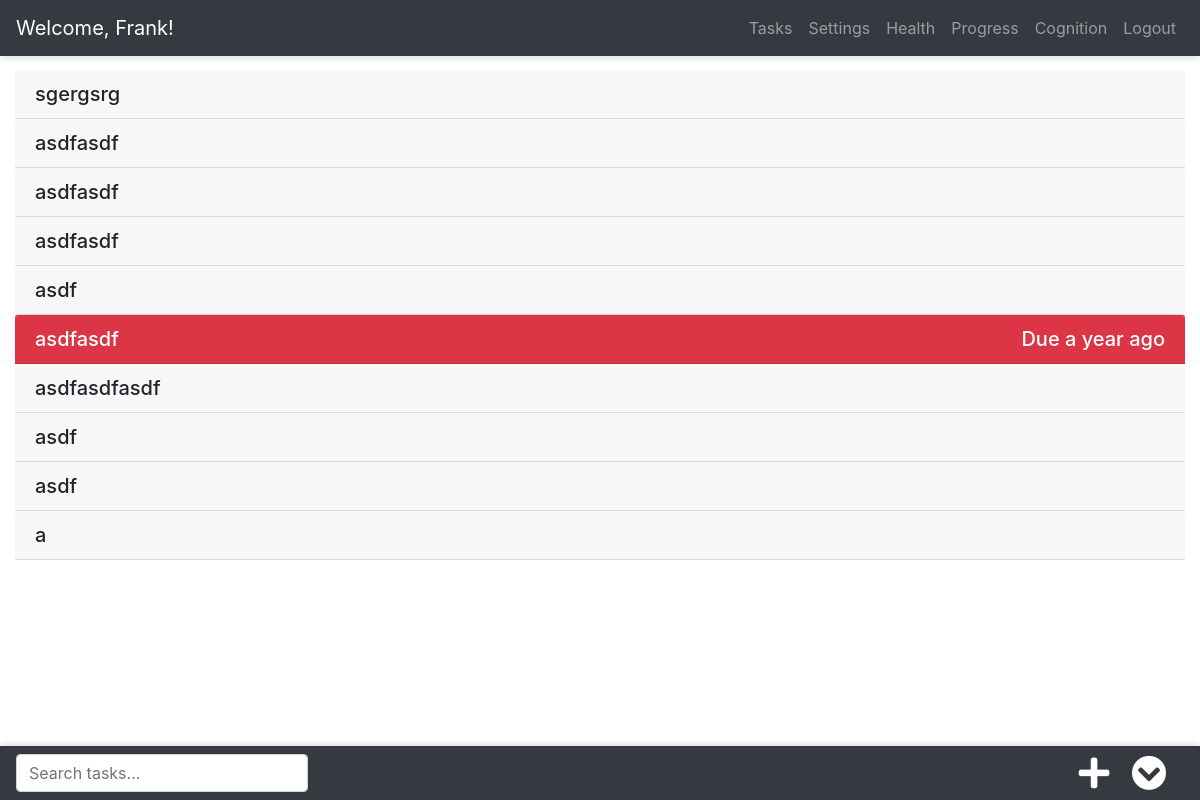
The page /tasks (signed in) on the database its author committed.
### app/models.py (models this page shows, shortened)
class User(UserMixin, db.Model):
    id = db.Column(db.Integer, primary_key=True)
    username = db.Column(db.String(64), index=True, unique=True)
    email = db.Column(db.String(120), index=True, unique=True)
    password_hash = db.Column(db.String(128))
    tasks = db.relationship('Task', backref='author', lazy='dynamic')
    weights = db.relationship('Weight', backref='author', lazy='dynamic')
    tests = db.relationship('Test', backref='author', lazy='dynamic')
    current_task_id = db.Column(db.Integer)

class Task(db.Model):
    id = db.Column(db.Integer, primary_key=True)
    title = db.Column(db.String(140))
    notes = db.Column(db.String(5000))
    timestamp = db.Column(db.DateTime, index=True, default=datetime.now)
    complete = db.Column(db.Boolean, default=False)
    last_updated = db.Column(db.DateTime, default=datetime.now)
    deadline = db.Column(db.DateTime)
    user_id = db.Column(db.Integer, db.ForeignKey('user.id'))
    start_time = db.Column(db.DateTime)
    end_time = db.Column(db.DateTime)
    location = db.Column(db.String(140))
    isEvent = db.Column(db.Boolean, default=False)
    stashed = db.Column(db.Boolean, default=False)

### app/routes.py (the view, shortened to what this page needs)
@app.route("/tasks", methods=['GET', 'POST'])
@login_required
def tasks():
    tasks = current_user.tasks.filter_by(stashed=False).order_by(Task.timestamp.desc()).all()
    stashed_tasks = current_user.tasks.filter_by(stashed=True).order_by(Task.timestamp.desc()).all()
    now = datetime.now()
    form = TaskForm()
    return render_template('tasks.html', now=now, tasks=tasks, stashed_tasks=stashed_tasks, form=form, action="Create")

### app/auth/forms.py
class TaskForm(FlaskForm):
    title = StringField('Title', validators=[DataRequired(), Length(max=140)])
    notes = TextAreaField('Notes')
    location = StringField('Location')
    deadline = DateTimeField('Deadline', format="%m/%d/%Y %I:%M %p", validators=[Optional()])
    start_time = DateTimeField('Start Time', format="%m/%d/%Y %I:%M %p", validators=[Optional()])
    end_time = DateTimeField('End Time', format="%m/%d/%Y %I:%M %p", validators=[Optional()])
    submit = SubmitField('Submit')

### app/models.py (called while the page is built)
@login.user_loader
def load_user(user_id):
    return User.query.get(user_id)

### app/templates/tasks.html (shortened to what this page needs)
{% extends "base.html" %}
{% block app_content %}
<div class="row">
	<div class="col">
		<div id="accordion" class="searchable">
			{% for task in tasks %}
			{% include '_task.html' %}
			{% endfor %}
		</div>
	</div>
</div>
<div class="row" style="padding-top:40px;">
	<div class="col" id="scrollToLocation">
	</div>
</div>
{% endblock %}
{% block bottom_nav %}
<nav class="navbar header-bottom fixed-bottom navbar-expand navbar-dark bg-dark">
	<input id="filterinput" class="filterform form-control w-25" type="text"/ placeholder="Search tasks...">
	<div class="collapse navbar-collapse" id="bottom-bar">
		<ul class="navbar-nav ml-auto" id="bottomnav">
			<li>
				<a class="fas fa-plus deco-none" style="color:white;" href="{{ url_for('new_task') }}"></a>
			</li>
			<li>
				<a class="fas fa-chevron-circle-down" style="color:white;" data-toggle="collapse" data-target="#stashed_accordion" aria-controls="stashed_accordion" aria-expanded="false" aria-label="Toggle stashed" id="view_stashed"></a>
			</li>
		</ul>
	</div>
</nav>
{% endblock %}

### app/templates/base.html (shortened to what this page needs)
<!DOCTYPE html>
<html lang="en">
<head>
	{% block head %}
	<link href="https://stackpath.bootstrapcdn.com/bootstrap/4.1.3/css/bootstrap.min.css" rel="stylesheet">
	<link href="https://cdnjs.cloudflare.com/ajax/libs/bootstrap-datetimepicker/4.17.47/css/bootstrap-datetimepicker.css" rel="stylesheet"/>
	<link rel="stylesheet" href="https://use.fontawesome.com/releases/v5.2.0/css/all.css">
	<link href="{{ url_for('static', filename='css/base_navbar.css') }}" rel="stylesheet"/>
	<link href="{{ url_for('static', filename='css/alert.css') }}" rel="stylesheet"/>
	<link href="{{ url_for('static', filename='css/custom.css') }}" rel="stylesheet"/>
	{% endblock %}
</head>
<body>
	<div id="wrapper" class="animate">
		{% block navbar %}
		<nav class="navbar header-top fixed-top navbar-expand-lg navbar-dark bg-dark " id="top-nav">
			<a class="navbar-brand" href="{{ url_for('index') }}">{% if current_user.is_anonymous %}<img class="logo" src="{{ url_for('static', filename='img/logo_invert.png')}}"/>{% else %}Welcome, {{ current_user.username }}!{% endif %}</a>
			<div class="collapse navbar-collapse" id="navbarText">
				<ul class="navbar-nav ml-md-auto d-md-flex">
					{% if current_user.is_anonymous %}
					<li class="nav-item">
						<a class="nav-link" href="{{ url_for('login') }}">Login</a>
					</li>
					<li class="nav-item">
						<a class="nav-link" href="{{ url_for('register') }}">Register</a>
					</li>
					{% else %}
					<li class="nav-item">
						<a class="nav-link" href="{{ url_for('tasks') }}">Tasks</a>
					</li>
					<li class="nav-item">
						<a class="nav-link" href="{{ url_for('settings') }}">Settings</a>
					</li>
					<li class="nav-item">
						<a class="nav-link" href="{{ url_for('health') }}">Health</a>
					</li>
					<li class="nav-item">
						<a class="nav-link" href="{{ url_for('progress') }}">Progress</a>
					</li>
					<li class="nav-item">
						<a class="nav-link" href="{{ url_for('cognition') }}">Cognition</a>
					</li>
					<li class="nav-item">
						<a class="nav-link" href="{{ url_for('logout') }}">Logout</a>
					</li>
					{% endif %}
				</ul>
			</div>
		</nav>
		{% block bottom_nav %}
		{% endblock %}
	{% endblock %}
	{% block content %}
	<div class="container-fluid">
		{% block app_content %}{% endblock %}
	</div>
	{% endblock %}
</div>
</body>
</html>

### app/templates/_task.html (shortened to what this page needs)
<div id="checker">
	<div class="card-header{% if task.complete %} bg-success text-white
	{% elif task.deadline %}{% if task.deadline < now %} bg-danger text-white{% endif %}
	{% elif current_user.current_task_id == task.id %} bg-primary text-white{% endif %}" id="heading{{task.id}}" data-toggle="collapse" data-target="#collapse{{ task.id }}" style="cursor: pointer" aria-expanded="true" aria-controls="collapse{{task.id}}">
		<h5 class="mb-0">
			{{ task.title }}
			{% if task.deadline %}
			<div class="float-sm-right">
				Due {{ moment(task.deadline, local=True).fromNow()}}
			</div>
			{% endif %}
		</h5>
	</div>
</div>

### app/static/css/base_navbar.css (style rules this page uses)
#wrapper { padding:15px 15px; }
.header-top { box-shadow: 0 3px 5px rgba(0,0,0,.1) }
.header-bottom { box-shadow: 0 -3px 5px rgba(0,0,0,.1) }
@media (min-width:992px) { #wrapper { padding: 15px 15px 15px 15px; } }
.animate { -webkit-transition:all .3s ease-in-out;-moz-transition:all .3s ease-in-out;-o-transition:all .3s ease-in-out;-ms-transition:all .3s ease-in-out;transition:all .3s ease-in-out }

### app/static/css/custom.css (style rules this page uses)
body { padding-top: 55px; word-wrap:break-word; padding-bottom:55px; }
.container-fluid { padding-left:0px; padding-right:0px; overflow: hidden; text-overflow: clip; // The default, it just disappears text-overflow: ellipsis; // Or, you can make an ellipsis (...) appear where the text is cut off }
.fas, .fab { font-size: 20px; display: inline-block; width:40px; text-align: center; }
#bottomnav > li { margin-left:0px; margin-right:15px; }
.fa-plus, .fa-chevron-circle-down, .fa-chevron-circle-up { cursor: pointer; font-size: 35px; }
.deco-none { color: inherit; text-decoration: inherit; }
.deco-none:link { color: inherit; text-decoration: inherit; }

### rows shown on the page
User: username "Frank"
Task: title "sgergsrg"
Task: title "asdfasdf"
Task: title "asdfasdf"
Task: title "asdfasdf"
Task: title "asdf"
Task: title "asdfasdf", deadline "a year ago"
Task: title "asdfasdfasdf"
Task: title "asdf"
Task: title "asdf"
Task: title "a"
